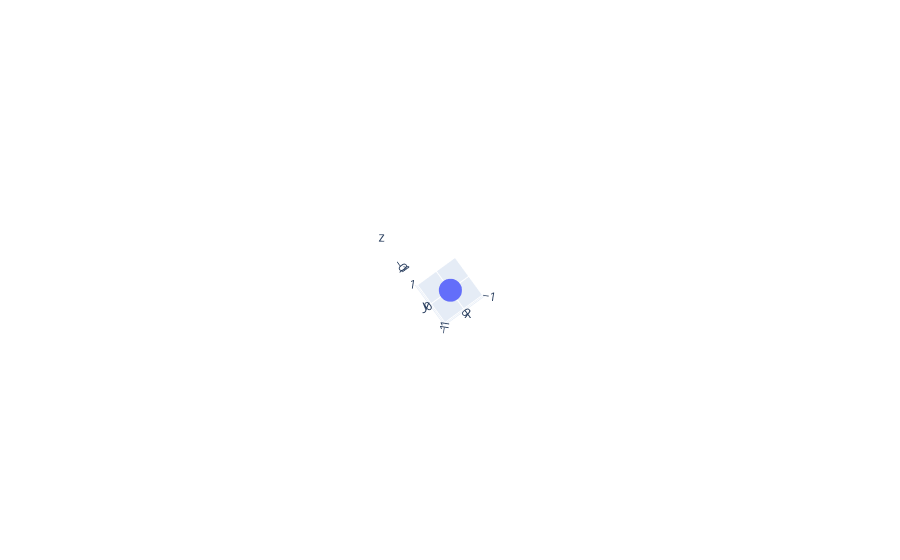

The cell this chart's notebook holds for it:
### Code cell
#create an animated plane wave
frames = []
waves *= 2
for i in range(len(xData) // waves):
    frames.append( frame( xData[0:i*waves], yData[0:i*waves], zData[0:i*waves]) )

figure = {
    "frames" : frames, 
    "data": [
        {
            "type" : "scatter3d",
            "connectgaps":False,
            "x":[0],
            "y":[0],
            "z":[0]
        }
    ]
}

iplot(figure)

### Figure 1 — Plotly figure (JSON) as saved in the notebook; plotly's stock layout.template omitted (floating-point values rounded to 4 significant figures)
{"data": [{"connectgaps": false, "type": "scatter3d", "x": [0], "y": [0], "z": [0]}], "layout": {"autosize": true, "scene": {"aspectmode": "auto", "aspectratio": {"x": 1, "y": 1, "z": 1}, "camera": {"center": {"x": 0, "y": 0, "z": 0}, "eye": {"x": -3.371e-16, "y": 4.615e-16, "z": -9.333}, "projection": {"type": "perspective"}, "up": {"x": 0, "y": 0, "z": 1}}}}}
